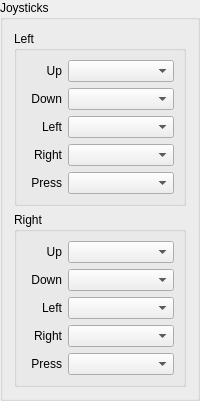
         <widget class="QGroupBox" name="groupBox_2">
          <property name="title">
           <string>Joysticks</string>
          </property>
          <layout class="QHBoxLayout" name="horizontalLayout_3">
           <item>
            <layout class="QVBoxLayout" name="verticalLayout_3">
             <item>
              <widget class="QGroupBox" name="groupBox_7">
               <property name="title">
                <string>Left</string>
               </property>
               <layout class="QVBoxLayout" name="verticalLayout_13">
                <item>
                 <layout class="QVBoxLayout" name="verticalLayout_4">
                  <item>
                   <widget class="QWidget" name="widget_19" native="true">
                    <layout class="QHBoxLayout" name="horizontalLayout_27" stretch="1,3">
                     <property name="leftMargin">
                      <number>0</number>
                     </property>
                     <property name="topMargin">
                      <number>0</number>
                     </property>
                     <property name="rightMargin">
                      <number>0</number>
                     </property>
                     <property name="bottomMargin">
                      <number>0</number>
                     </property>
                     <item>
                      <widget class="QLabel" name="label_29">
                       <property name="text">
                        <string>Up</string>
                       </property>
                       <property name="alignment">
                        <set>Qt::AlignRight|Qt::AlignTrailing|Qt::AlignVCenter</set>
                       </property>
                      </widget>
                     </item>
                     <item>
                      <widget class="QComboBox" name="joycombo_1">
                       <property name="sizePolicy">
                        <sizepolicy hsizetype="MinimumExpanding" vsizetype="Fixed">
                         <horstretch>0</horstretch>
                         <verstretch>0</verstretch>
                        </sizepolicy>
                       </property>
                       <property name="placeholderText">
                        <string>Select Input</string>
                       </property>
                       <property name="frame">
                        <bool>true</bool>
                       </property>
                      </widget>
                     </item>
                    </layout>
                   </widget>
                  </item>
                  <item>
                   <widget class="QWidget" name="widget_51" native="true">
                    <layout class="QHBoxLayout" name="horizontalLayout_69" stretch="1,3">
                     <property name="leftMargin">
                      <number>0</number>
                     </property>
                     <property name="topMargin">
                      <number>0</number>
                     </property>
                     <property name="rightMargin">
                      <number>0</number>
                     </property>
                     <property name="bottomMargin">
                      <number>0</number>
                     </property>
                     <item>
                      <widget class="QLabel" name="label_70">
                       <property name="layoutDirection">
                        <enum>Qt::LeftToRight</enum>
                       </property>
                       <property name="text">
                        <string>Down</string>
                       </property>
                       <property name="alignment">
                        <set>Qt::AlignRight|Qt::AlignTrailing|Qt::AlignVCenter</set>
                       </property>
                      </widget>
                     </item>
                     <item>
                      <widget class="QComboBox" name="joycombo_2">
                       <property name="sizePolicy">
                        <sizepolicy hsizetype="MinimumExpanding" vsizetype="Fixed">
                         <horstretch>0</horstretch>
                         <verstretch>0</verstretch>
                        </sizepolicy>
                       </property>
                       <property name="placeholderText">
                        <string>Select Input</string>
                       </property>
                      </widget>
                     </item>
                    </layout>
                   </widget>
                  </item>
                  <item>
                   <widget class="QWidget" name="widget_52" native="true">
                    <layout class="QHBoxLayout" name="horizontalLayout_70" stretch="1,3">
                     <property name="leftMargin">
                      <number>0</number>
                     </property>
                     <property name="topMargin">
                      <number>0</number>
                     </property>
                     <property name="rightMargin">
                      <number>0</number>
                     </property>
                     <property name="bottomMargin">
                      <number>0</number>
                     </property>
                     <item>
                      <widget class="QLabel" name="label_71">
                       <property name="layoutDirection">
                        <enum>Qt::LeftToRight</enum>
                       </property>
                       <property name="text">
                        <string>Left</string>
                       </property>
                       <property name="alignment">
                        <set>Qt::AlignRight|Qt::AlignTrailing|Qt::AlignVCenter</set>
                       </property>
                      </widget>
                     </item>
                     <item>
                      <widget class="QComboBox" name="joycombo_3">
                       <property name="sizePolicy">
                        <sizepolicy hsizetype="MinimumExpanding" vsizetype="Fixed">
                         <horstretch>0</horstretch>
                         <verstretch>0</verstretch>
                        </sizepolicy>
                       </property>
                       <property name="placeholderText">
                        <string>Select Input</string>
                       </property>
                      </widget>
                     </item>
                    </layout>
                   </widget>
                  </item>
                  <item>
                   <widget class="QWidget" name="widget_18" native="true">
                    <layout class="QHBoxLayout" name="horizontalLayout_26" stretch="1,3">
                     <property name="leftMargin">
                      <number>0</number>
                     </property>
                     <property name="topMargin">
                      <number>0</number>
                     </property>
                     <property name="rightMargin">
                      <number>0</number>
                     </property>
                     <property name="bottomMargin">
                      <number>0</number>
                     </property>
                     <item>
                      <widget class="QLabel" name="label_28">
                       <property name="layoutDirection">
                        <enum>Qt::LeftToRight</enum>
                       </property>
                       <property name="text">
                        <string>Right</string>
                       </property>
                       <property name="alignment">
                        <set>Qt::AlignRight|Qt::AlignTrailing|Qt::AlignVCenter</set>
                       </property>
                      </widget>
                     </item>
                     <item>
                      <widget class="QComboBox" name="joycombo_4">
                       <property name="sizePolicy">
                        <sizepolicy hsizetype="MinimumExpanding" vsizetype="Fixed">
                         <horstretch>0</horstretch>
                         <verstretch>0</verstretch>
                        </sizepolicy>
                       </property>
                       <property name="placeholderText">
                        <string>Select Input</string>
                       </property>
                      </widget>
                     </item>
                    </layout>
                   </widget>
                  </item>
                  <item>
                   <widget class="QWidget" name="widget_36" native="true">
                    <layout class="QHBoxLayout" name="horizontalLayout_44" stretch="1,3">
                     <property name="leftMargin">
                      <number>0</number>
                     </property>
                     <property name="topMargin">
                      <number>0</number>
                     </property>
                     <property name="rightMargin">
                      <number>0</number>
                     </property>
                     <property name="bottomMargin">
                      <number>0</number>
                     </property>
                     <item>
                      <widget class="QLabel" name="label_34">
                       <property name="layoutDirection">
                        <enum>Qt::LeftToRight</enum>
                       </property>
                       <property name="text">
                        <string>Press</string>
                       </property>
                       <property name="alignment">
                        <set>Qt::AlignRight|Qt::AlignTrailing|Qt::AlignVCenter</set>
                       </property>
                      </widget>
                     </item>
                     <item>
                      <widget class="QComboBox" name="comboBox_42">
                       <property name="sizePolicy">
                        <sizepolicy hsizetype="MinimumExpanding" vsizetype="Fixed">
                         <horstretch>0</horstretch>
                         <verstretch>0</verstretch>
                        </sizepolicy>
                       </property>
                       <property name="placeholderText">
                        <string>Select Input</string>
                       </property>
                      </widget>
                     </item>
                    </layout>
                   </widget>
                  </item>
                 </layout>
                </item>
               </layout>
              </widget>
             </item>
             <item>
              <widget class="QGroupBox" name="groupBox_8">
               <property name="title">
                <string>Right</string>
               </property>
               <layout class="QVBoxLayout" name="verticalLayout_14">
                <item>
                 <layout class="QVBoxLayout" name="verticalLayout_5">
                  <item>
                   <widget class="QWidget" name="widget_29" native="true">
                    <layout class="QHBoxLayout" name="horizontalLayout_37" stretch="1,3">
                     <property name="leftMargin">
                      <number>0</number>
                     </property>
                     <property name="topMargin">
                      <number>0</number>
                     </property>
                     <property name="rightMargin">
                      <number>0</number>
                     </property>
                     <property name="bottomMargin">
                      <number>0</number>
                     </property>
                     <item>
                      <widget class="QLabel" name="label_43">
                       <property name="text">
                        <string>Up</string>
                       </property>
                       <property name="alignment">
                        <set>Qt::AlignRight|Qt::AlignTrailing|Qt::AlignVCenter</set>
                       </property>
                      </widget>
                     </item>
                     <item>
                      <widget class="QComboBox" name="joycombo_5">
                       <property name="sizePolicy">
                        <sizepolicy hsizetype="MinimumExpanding" vsizetype="Fixed">
                         <horstretch>0</horstretch>
                         <verstretch>0</verstretch>
                        </sizepolicy>
                       </property>
                       <property name="placeholderText">
                        <string>Select Input</string>
                       </property>
                      </widget>
                     </item>
                    </layout>
                   </widget>
                  </item>
                  <item>
                   <widget class="QWidget" name="widget_53" native="true">
                    <layout class="QHBoxLayout" name="horizontalLayout_73" stretch="1,3">
                     <property name="leftMargin">
                      <number>0</number>
                     </property>
                     <property name="topMargin">
                      <number>0</number>
                     </property>
                     <property name="rightMargin">
                      <number>0</number>
                     </property>
                     <property name="bottomMargin">
                      <number>0</number>
                     </property>
                     <item>
                      <widget class="QLabel" name="label_73">
                       <property name="layoutDirection">
                        <enum>Qt::LeftToRight</enum>
                       </property>
                       <property name="text">
                        <string>Down</string>
                       </property>
                       <property name="alignment">
                        <set>Qt::AlignRight|Qt::AlignTrailing|Qt::AlignVCenter</set>
                       </property>
                      </widget>
                     </item>
                     <item>
                      <widget class="QComboBox" name="joycombo_6">
                       <property name="sizePolicy">
                        <sizepolicy hsizetype="MinimumExpanding" vsizetype="Fixed">
                         <horstretch>0</horstretch>
                         <verstretch>0</verstretch>
                        </sizepolicy>
                       </property>
                       <property name="placeholderText">
                        <string>Select Input</string>
                       </property>
                      </widget>
                     </item>
                    </layout>
                   </widget>
                  </item>
                  <item>
                   <widget class="QWidget" name="widget_54" native="true">
                    <layout class="QHBoxLayout" name="horizontalLayout_74" stretch="1,3">
                     <property name="leftMargin">
                      <number>0</number>
                     </property>
                     <property name="topMargin">
                      <number>0</number>
                     </property>
                     <property name="rightMargin">
                      <number>0</number>
                     </property>
                     <property name="bottomMargin">
                      <number>0</number>
                     </property>
                     <item>
                      <widget class="QLabel" name="label_74">
                       <property name="layoutDirection">
                        <enum>Qt::LeftToRight</enum>
                       </property>
                       <property name="text">
                        <string>Left</string>
                       </property>
                       <property name="alignment">
                        <set>Qt::AlignRight|Qt::AlignTrailing|Qt::AlignVCenter</set>
                       </property>
                      </widget>
                     </item>
                     <item>
                      <widget class="QComboBox" name="joycombo_7">
                       <property name="sizePolicy">
                        <sizepolicy hsizetype="MinimumExpanding" vsizetype="Fixed">
                         <horstretch>0</horstretch>
                         <verstretch>0</verstretch>
                        </sizepolicy>
                       </property>
                       <property name="placeholderText">
                        <string>Select Input</string>
                       </property>
                      </widget>
                     </item>
                    </layout>
                   </widget>
                  </item>
                  <item>
                   <widget class="QWidget" name="widget_30" native="true">
                    <layout class="QHBoxLayout" name="horizontalLayout_38" stretch="1,3">
                     <property name="leftMargin">
                      <number>0</number>
                     </property>
                     <property name="topMargin">
                      <number>0</number>
                     </property>
                     <property name="rightMargin">
                      <number>0</number>
                     </property>
                     <property name="bottomMargin">
                      <number>0</number>
                     </property>
                     <item>
                      <widget class="QLabel" name="label_44">
                       <property name="layoutDirection">
                        <enum>Qt::LeftToRight</enum>
                       </property>
                       <property name="text">
                        <string>Right</string>
                       </property>
                       <property name="alignment">
                        <set>Qt::AlignRight|Qt::AlignTrailing|Qt::AlignVCenter</set>
                       </property>
                      </widget>
                     </item>
                     <item>
                      <widget class="QComboBox" name="joycombo_8">
                       <property name="sizePolicy">
                        <sizepolicy hsizetype="MinimumExpanding" vsizetype="Fixed">
                         <horstretch>0</horstretch>
                         <verstretch>0</verstretch>
                        </sizepolicy>
                       </property>
                       <property name="placeholderText">
                        <string>Select Input</string>
                       </property>
                      </widget>
                     </item>
                    </layout>
                   </widget>
                  </item>
                  <item>
                   <widget class="QWidget" name="widget_37" native="true">
                    <layout class="QHBoxLayout" name="horizontalLayout_47" stretch="1,3">
                     <property name="leftMargin">
                      <number>0</number>
                     </property>
                     <property name="topMargin">
                      <number>0</number>
                     </property>
                     <property name="rightMargin">
                      <number>0</number>
                     </property>
                     <property name="bottomMargin">
                      <number>0</number>
                     </property>
                     <item>
                      <widget class="QLabel" name="label_50">
                       <property name="layoutDirection">
                        <enum>Qt::LeftToRight</enum>
                       </property>
                       <property name="text">
                        <string>Press</string>
                       </property>
                       <property name="alignment">
                        <set>Qt::AlignRight|Qt::AlignTrailing|Qt::AlignVCenter</set>
                       </property>
                      </widget>
                     </item>
                     <item>
                      <widget class="QComboBox" name="comboBox_45">
                       <property name="sizePolicy">
                        <sizepolicy hsizetype="MinimumExpanding" vsizetype="Fixed">
                         <horstretch>0</horstretch>
                         <verstretch>0</verstretch>
                        </sizepolicy>
                       </property>
                       <property name="placeholderText">
                        <string>Select Input</string>
                       </property>
                      </widget>
                     </item>
                    </layout>
                   </widget>
                  </item>
                 </layout>
                </item>
               </layout>
              </widget>
             </item>
            </layout>
           </item>
          </layout>
         </widget>
